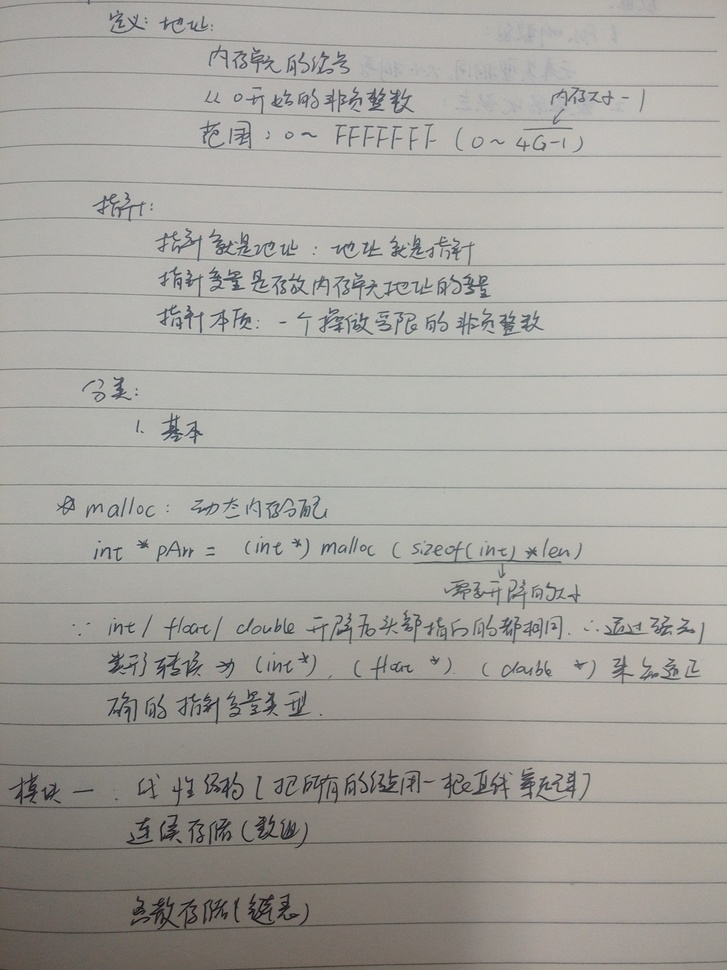
#> input picture image/cam_test.jpg, 727 x 970 px, shrunk from 2448 x 3264 before the run
$ python class_14.py
#> lines starting #> are read from the running program, lines starting #| are printed output that depends on the picture
#> further down, img is the input picture: shape (970, 727, 3); mean B, G, R 158.2, 163.2, 165.5
import numpy as np
import cv2 as cv

# 图像分割二值化


def plot_threshold(frame, row, col):
    """
    分块二值化图像，速度稍有提升 1080p因该用不到
    :param frame:
    :param row: 划分为几行
    :param col: 划分为几列
    :return:
    """
#> called with row = 5, col = 5
    img_h, img_w = frame.shape[:2]
#> img_h = 970; img_w = 727
    step_row = int(img_h / row)
#> step_row = 194
    step_col = int(img_w / col)
#> step_col = 145
    h = step_row
#> h = 194
    w = step_col
#> w = 145
    gray = cv.cvtColor(frame, cv.COLOR_BGR2GRAY) #先灰度化
    for ro in range(0, img_h, step_row):
        for co in range(0, img_w, step_col):
            roi_frm = gray[ro:h + ro, co:w + co]
            dst = cv.adaptiveThreshold(roi_frm, 255, cv.ADAPTIVE_THRESH_GAUSSIAN_C,
                                       cv.THRESH_BINARY, 25, 10)
            gray[ro:h + ro, co:w + co] = dst
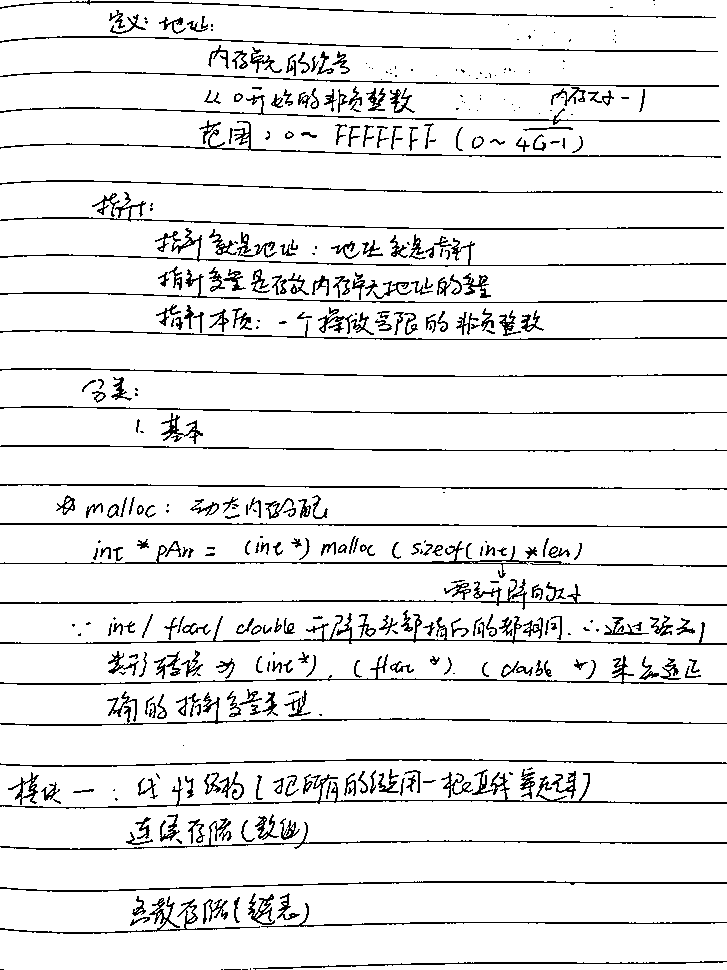
#> gray: shape (970, 727); 91.8% white; black in thin lines or dots
    cv.imwrite('test2.jpg', gray)


def adapt_threshold_demo(img): #全局的二值化
    # 自适应的局部阈值二值化
    gray = cv.cvtColor(img, cv.COLOR_BGR2GRAY)
    dst = cv.adaptiveThreshold(gray, 255, cv.ADAPTIVE_THRESH_GAUSSIAN_C,
                               cv.THRESH_BINARY, 25,10)
    #cv.imwrite('test1.jpg', dst)
    #cv.imshow('binary', dst)

img = cv.imread('./image/cam_test.jpg', 1)  # blue green red
# cv.setUseOptimized(True)
# cv.useOptimized()
t1 = cv.getTickCount()
plot_threshold(img, 5, 5)
t2 = cv.getTickCount()
print('time: %s ms' % ((t2 - t1) / cv.getTickFrequency() * 1000))  # 计算运行时间
if cv.waitKey(0) == ord('q'):
#> (key q is pressed here)
    cv.destroyAllWindows()

$ run again, with image/high_way.jpg copied over image/cam_test.jpg
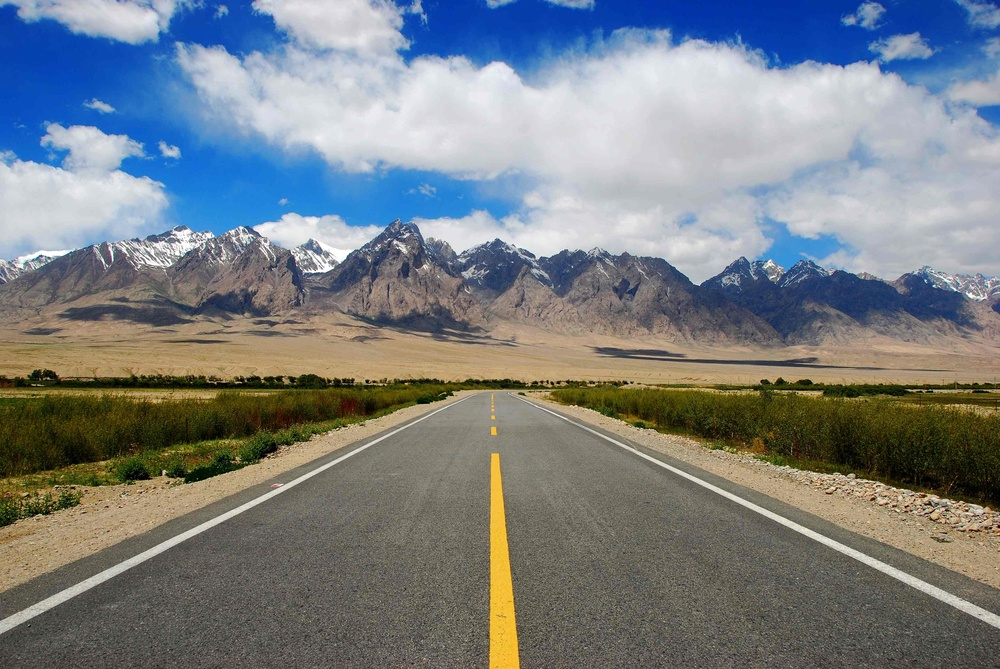
#> input picture image/high_way.jpg, 1000 x 669 px, shrunk from 3872 x 2592 before the run
#> img is the input picture: shape (669, 1000, 3); mean B, G, R 130.8, 127.1, 121.1
#> in plot_threshold, `gray = cv.cvtColor(frame, cv.COLOR_BGR2GRAY)`:
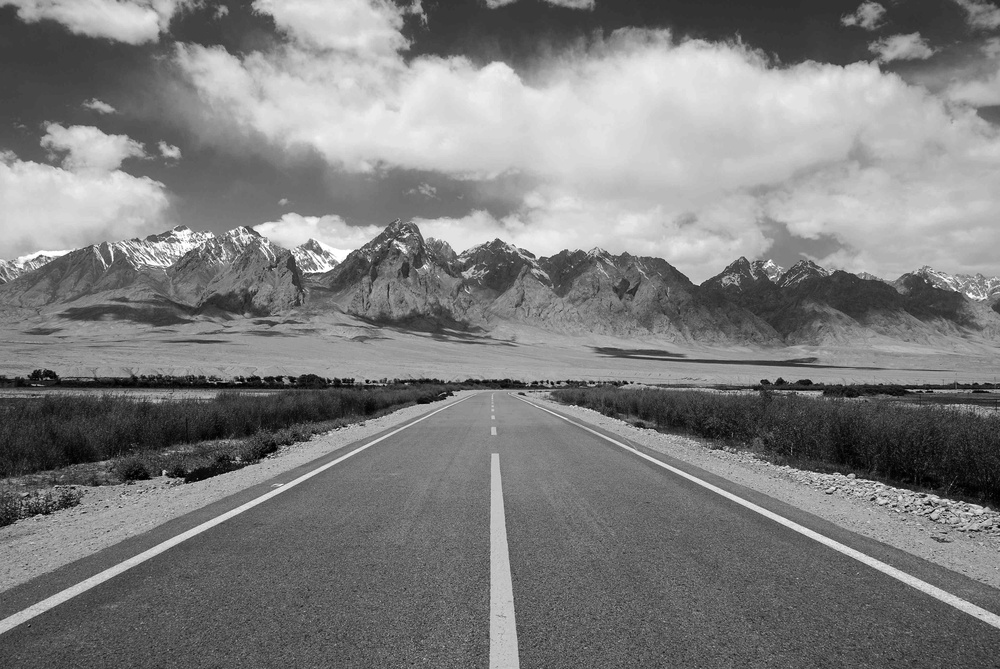
#> gray: shape (669, 1000); min 0, max 255, mean 125.7
#> after the loop in plot_threshold, `for ro in range(0, img_h, step_row):`:
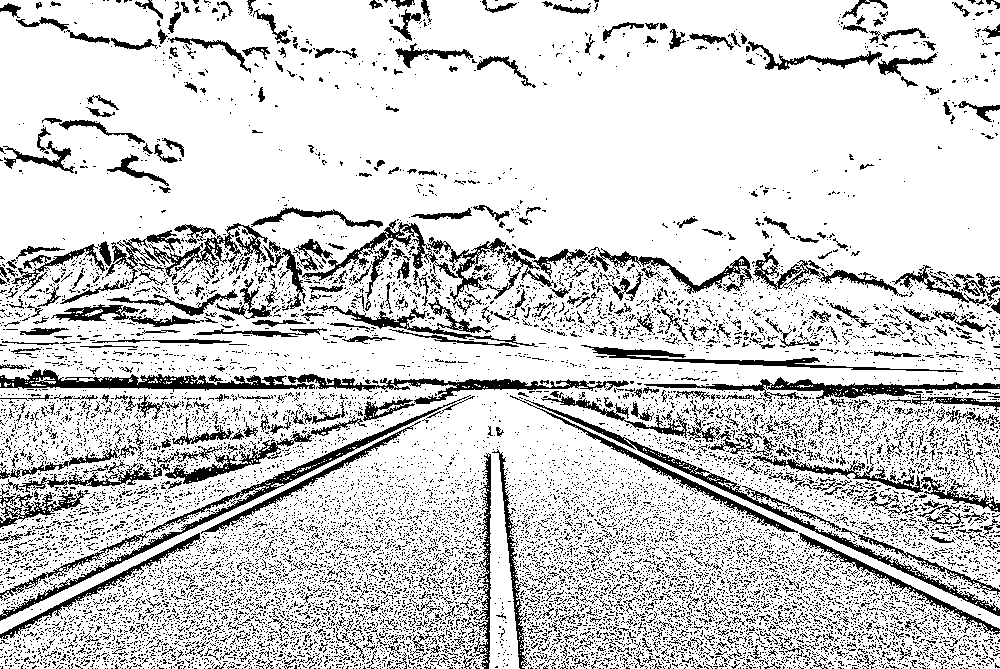
#> gray: shape (669, 1000); 81.8% white; black in thin lines or dots
